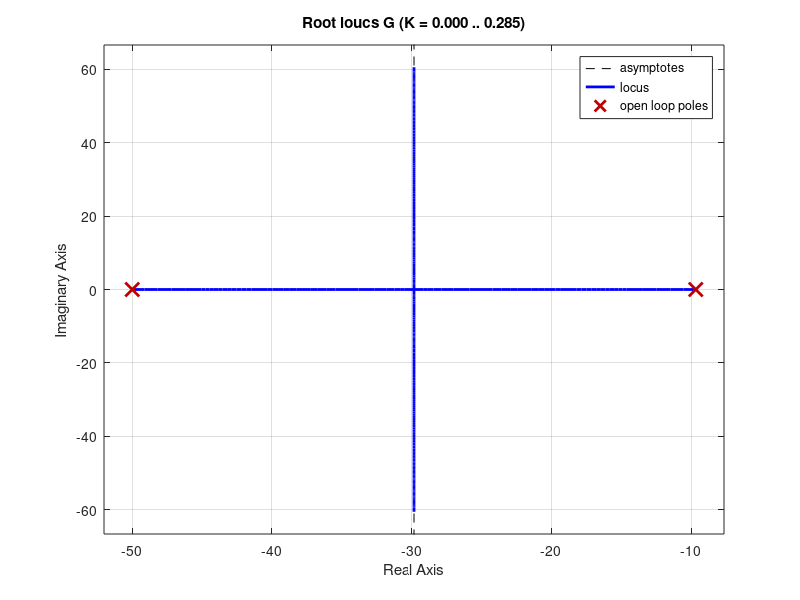

Source code (MATLAB): (Note: this script raises an error after producing the figure.)
%% Create closes loop no H(s)
clear all
G = tf([14273],[1,59.67,483.5])
H = 1;
T = feedback(G,H)
rlocus(G)
sgrid(.69,0)
figure(2); rlocus(T)
%%
clear all
% We found that the max value was 1.4 based on the simulink
Cmax = 1.4;
% Steady state value is 0.967 in simulink
Css = 0.967;
% We found K from num/omegan
K = 29.52
% Percent OS
%POS = round(100*(Cmax-Css)/Css, 2)
POS = 5
%Damping ratio
DR = round(-log(POS/100)/sqrt(pi^2 + (log(POS/100)^2)), 3)

% Nature freq
NatFa = 59.67/(2*DR)

%Settling time
Ts = 4/(DR*NatFa)

%Dominate Freq
OmegD = NatFa*sqrt(1-DR^2)

%Dominate Decay
SigD = DR*NatFa

%Kp
Kp = K/(9.67*50)

error = 1/(1+Kp)

t1 = 180 - mod(atand(OmegD/(SigD-9.67)),180)

t2 = mod(atand(OmegD/(50-SigD)),180)

t1 + t2

%%
clear all
syms s
% We found that the max value was 1.4 based on the simulink
Cmax = 1.4;
% Steady state value is 0.967 in simulink
Css = 0.967;
% We found K from K/omegan
K = 29.52

%POS = round(100*(Cmax-Css)/Css, 2)
POS = 5

%OL poles
p1 = -9.67
p2 = -50
%Damping ratio
DR = round(-log(POS/100)/sqrt(pi^2 + (log(POS/100)^2)), 3)

wn = 4/(.1*DR)

sd = -DR * wn

wd = wn*sqrt(1-DR^2)

t1 = mod(atand(wd/(sd-p1)),180)

t2 = mod(atand(wd/(sd-p2)),180)

t3 = t1 + t2 - 180

a = wd/mod((tand(t3)),180) - sd

s = tf('s')
G = 14273/((s+9.67)*(s+50))
Ga = G*(s+19.73817)/(s+11.33975)
G1 = Ga *(s+0.1)/s*1.15
%h = sd +j*wd;
%k = abs((h^3 + 59.67*h^2+483.5*h)/(h^2+141.6*h + 14.15))
rlocus(G1);
sgrid (.8,0);
figure(2);step(G1)
figure(3); step(feedback(G1,1))
%%
h = -20 +j*15;
k = abs(((h+9.67)*(h+50))/14273)
G = 14273/((h+9.67)*(h+50))
C = (h+19.74)/(h+11.34)
kc = 1/abs(k*G*C)

%%
clear all
syms s

POS = 5

%OL poles
p1 = -9.67
p2 = -50
%Damping ratio
DR = round(-log(POS/100)/sqrt(pi^2 + (log(POS/100)^2)), 3)

wn = 4/(.1*DR)

sd = -DR * wn

wd = wn*sqrt(1-DR^2)

t1 = mod(atand(wd/(sd-p1)),180)

t2 = mod(atand(wd/(sd-p2)),180)

a = wd/(mod(tand((t1+t2)-180),180))-sd
r = 7.85

s = tf('s')
G = 14273/((s+9.67)*(s+50))
Ga = G*(s+a)
G1 = Ga*(s+r)/s
h = sd + j*wd
g = 14273/((h+9.67)*(h+50))
k = abs(1/g)
c = (h+a)
kc = 1/abs(g*k*c)
G2 = G1*0.0015
g1 = 0.0015*(s+a)*(s+r)/s
rlocus(G2);
sgrid (.69,0);
%figure(2);step(G2)
figure(3); step(15*feedback(G2,1))